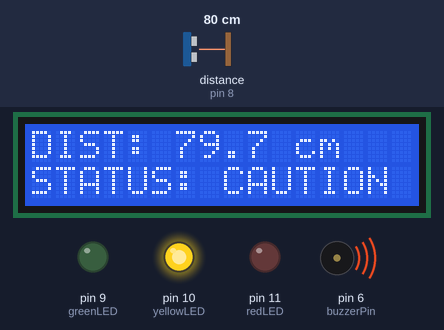
Bench run of a sketch on a simulated Arduino Uno, built with avr-gcc and run on an emulated ATmega328P. Parts: 16×2 character LCD, output pins drawn as LEDs (lit = HIGH), buzzer (waves = sounding). Wiring (inferred from the names in the program): ultrasonic range finder: trigger pin 2; echo pin 8. The test bench sets the inputs (shaded band); at power-on: distance to the obstacle (sensor on pin 8) 80 cm. The echo pulse lasts 58.3 µs per cm; pins used as bus, display or sensor lines are not drawn.

Above: at 1.2 s.
1.3 s: distance to the obstacle (sensor on pin 8) set to 55 cm
At 2.8 s:
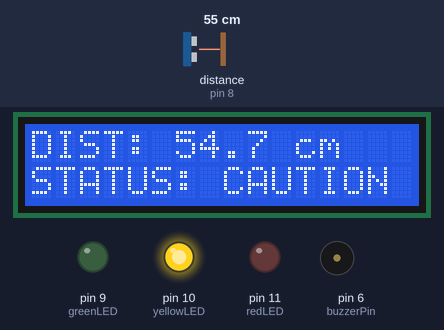
3.5 s: distance to the obstacle (sensor on pin 8) set to 46 cm
At 3.75 s:
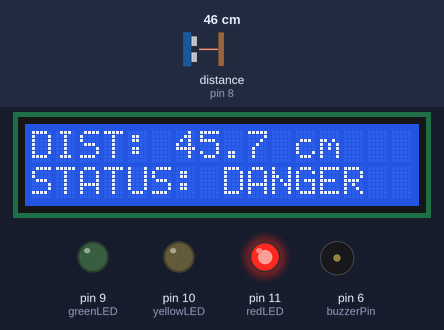
5.6 s: distance to the obstacle (sensor on pin 8) set to 120 cm
At 6.4 s:
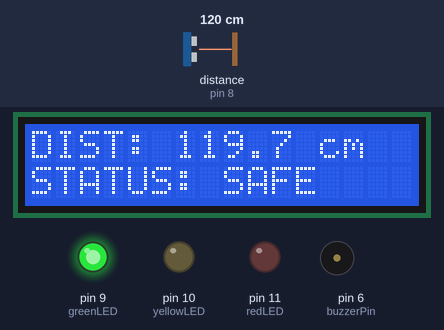
7.3 s: distance to the obstacle (sensor on pin 8) set to 106 cm
At 8.6 s:
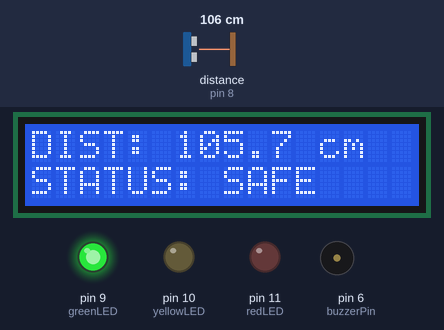
9.1 s: distance to the obstacle (sensor on pin 8) set to 96 cm
At 9.7 s:
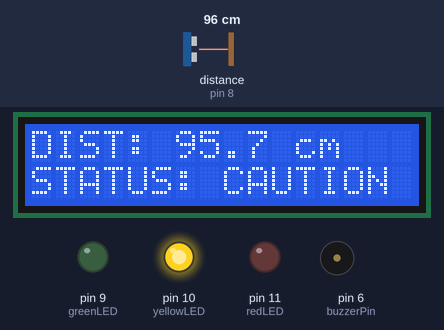
11.4 s: distance to the obstacle (sensor on pin 8) set to 2 cm
At 12.1 s:
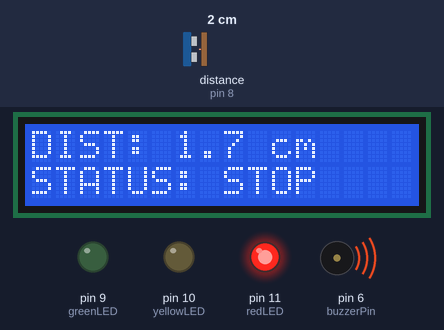
Timing chart, 0 to 14.2 s (numbered marks = the images above; inputs shaded):
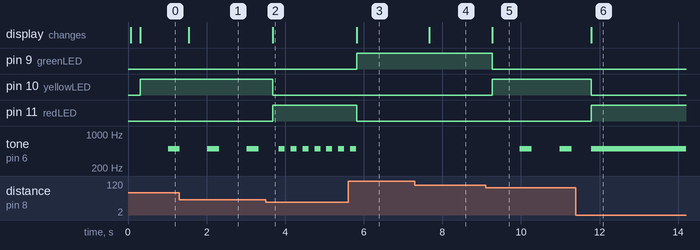

Measured:
- the behaviour switches between 51 and 50 cm on distance to the obstacle (sensor on pin 8) (found by bisection; images 1 and 2)
- the behaviour switches between 101 and 100 cm on distance to the obstacle (sensor on pin 8) (found by bisection; images 4 and 5)
- after the input at 1.3 s, the display: changes after 0.25 s (image 1)
- after the input at 3.5 s, pin 10 (yellowLED): HIGH → LOW after 0.18 s; pin 11 (redLED): LOW → HIGH after 0.18 s; tone on pin 6 (buzzerPin): alternates 500 Hz for 0.15 s and silent for 0.15 s, starting after 0.33 s; the display: changes after 0.18 s (image 2)
- after the input at 5.6 s, pin 9 (greenLED): LOW → HIGH after 0.22 s; pin 11 (redLED): HIGH → LOW after 0.22 s; tone on pin 6 (buzzerPin): goes on until 5.8 s, then stays silent; the display: changes after 0.22 s (image 3)
- after the input at 7.3 s, the display: changes after 0.37 s (image 4)
- after the input at 9.1 s, pin 9 (greenLED): HIGH → LOW after 0.17 s; pin 10 (yellowLED): LOW → HIGH after 0.17 s; tone on pin 6 (buzzerPin): alternates 500 Hz for 0.31 s and silent for 0.70 s, starting after 0.87 s; the display: changes after 0.17 s (image 5)
- after the input at 11.4 s, pin 10 (yellowLED): HIGH → LOW after 0.38 s; pin 11 (redLED): LOW → HIGH after 0.38 s; the display: changes after 0.38 s (image 6)

The sketch:

parking_assist_system.ino
```cpp
#include <LiquidCrystal.h>

// Arduino UNO parking assist: HC-SR04, warning LEDs, buzzer, LCD1602.
const int trigPin = 2;
const int echoPin = 8;
const int greenLED = 9;
const int yellowLED = 10;
const int redLED = 11;
const int buzzerPin = 6;

LiquidCrystal lcd(12, 13, 3, 4, 5, 7);

// Five-attempt sampling; preserve state between loop() calls.
double readings[5];
int sampleCount = 0;
int validCount = 0;
unsigned long prevSensorMillis = 0;
double filteredDistance = -1;

// Buzzer state for millis()-based on/off timing.
unsigned long prevBuzzerMillis = 0;
bool buzzerOn = false;

// 0 UNKNOWN, 1 SAFE, 2 CAUTION, 3 DANGER, 4 STOP.
int currentStatus = 0;
int previousStatus = -1;

double readDistance();

void setup() {
  Serial.begin(9600);
  pinMode(trigPin, OUTPUT);
  pinMode(echoPin, INPUT);
  pinMode(greenLED, OUTPUT);
  pinMode(yellowLED, OUTPUT);
  pinMode(redLED, OUTPUT);
  pinMode(buzzerPin, OUTPUT);
  lcd.begin(16, 2);
}

void loop() {
  double distance = readDistance();
  unsigned long currentMillis = millis();

  if (distance == -1) {
    currentStatus = 0;
  } else if (distance > 100) {
    currentStatus = 1;
  } else if (distance >= 50) {
    currentStatus = 2;
  } else if (distance >= 20) {
    currentStatus = 3;
  } else {
    currentStatus = 4;
  }

  // Restart the beep cycle whenever the warning zone changes.
  if (currentStatus != previousStatus) {
    noTone(buzzerPin);
    buzzerOn = false;
    prevBuzzerMillis = currentMillis;
    previousStatus = currentStatus;
  }

  if (currentStatus == 0) {
    lcd.setCursor(0, 0);
    lcd.print("NO SIGNAL       ");
    lcd.setCursor(0, 1);
    lcd.print("STATUS: UNKNOWN ");

    digitalWrite(greenLED, LOW);
    digitalWrite(yellowLED, LOW);
    digitalWrite(redLED, LOW);
  } else {
    lcd.setCursor(0, 0);
    lcd.print("DIST: ");
    lcd.print(distance, 1);
    // Pad within 16 LCD columns (the HC-SR04 typically reports <= 400 cm).
    lcd.print(" cm");
    int digits = (distance >= 100) ? 3 : ((distance >= 10) ? 2 : 1);
    int used = 6 + digits + 2 + 3; // "DIST: " + decimal value + " cm"
    for (int i = used; i < 16; i++) lcd.print(' ');

    if (currentStatus == 1) {
      lcd.setCursor(0, 1);
      lcd.print("STATUS: SAFE    ");
      digitalWrite(greenLED, HIGH);
      digitalWrite(yellowLED, LOW);
      digitalWrite(redLED, LOW);
    } else if (currentStatus == 2) {
      lcd.setCursor(0, 1);
      lcd.print("STATUS: CAUTION ");
      digitalWrite(greenLED, LOW);
      digitalWrite(yellowLED, HIGH);
      digitalWrite(redLED, LOW);
    } else if (currentStatus == 3) {
      lcd.setCursor(0, 1);
      lcd.print("STATUS: DANGER  ");
      digitalWrite(greenLED, LOW);
      digitalWrite(yellowLED, LOW);
      digitalWrite(redLED, HIGH);
    } else {
      lcd.setCursor(0, 1);
      lcd.print("STATUS: STOP    ");
      digitalWrite(greenLED, LOW);
      digitalWrite(yellowLED, LOW);
      digitalWrite(redLED, HIGH);
    }
  }

  // Buzzer control continues between distance samples.
  if (currentStatus == 0 || currentStatus == 1) {
    noTone(buzzerPin);
    buzzerOn = false;
  } else if (currentStatus == 4) {
    if (!buzzerOn) tone(buzzerPin, 500);
    buzzerOn = true;
  } else {
    unsigned long onTime = (currentStatus == 2) ? 300 : 150;
    unsigned long offTime = (currentStatus == 2) ? 700 : 150;

    if (buzzerOn) {
      if (currentMillis - prevBuzzerMillis >= onTime) {
        noTone(buzzerPin);
        buzzerOn = false;
        prevBuzzerMillis = currentMillis;
      }
    } else if (currentMillis - prevBuzzerMillis >= offTime) {
      tone(buzzerPin, 500);
      buzzerOn = true;
      prevBuzzerMillis = currentMillis;
    }
  }
}

double readDistance() {
  unsigned long now = millis();

  // One attempt per interval, instead of five in a blocking delay loop.
  if (now - prevSensorMillis >= 60) {
    prevSensorMillis = now;

    digitalWrite(trigPin, LOW);
    delayMicroseconds(2);
    digitalWrite(trigPin, HIGH);
    delayMicroseconds(10);
    digitalWrite(trigPin, LOW);

    // pulseIn still blocks for up to 30 ms on a missing echo.
    unsigned long duration = pulseIn(echoPin, HIGH, 30000);
    if (duration > 0) {
      readings[validCount] = (duration * 0.0343) / 2.0;
      validCount++;
    }
    sampleCount++;
  }

  if (sampleCount == 5) {
    if (validCount == 0) {
      filteredDistance = -1;
    } else {
      // Selection sort the valid measurements to reject isolated outliers.
      for (int i = 0; i < validCount - 1; i++) {
        int minIndex = i;
        for (int j = i + 1; j < validCount; j++) {
          if (readings[j] < readings[minIndex]) minIndex = j;
        }
        double temp = readings[i];
        readings[i] = readings[minIndex];
        readings[minIndex] = temp;
      }
      filteredDistance = readings[validCount / 2];
    }
    sampleCount = 0;
    validCount = 0;
  }

  return filteredDistance;
}
```
